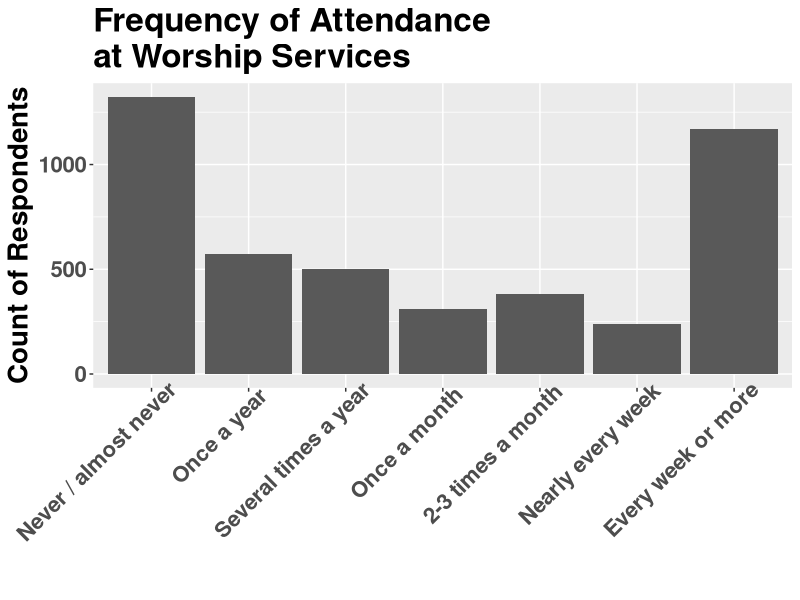

Recreate this plot in R.
library(ggplot2)

religious <- c(1322,571,502,308,380,240,1168)
cats <- c("Never / almost never", "Once a year", "Several times a year", "Once a month", "2-3 times a month", "Nearly every week", "Every week or more")
order <- c(seq(1,length(cats),1))

relservices <- as.data.frame(religious, row.names=cats)
relservices <- cbind(relservices, order)

# barplot(height=relservices[,1], names.arg=rownames(relservices), ylim=c(0,1400))



returnplot <- ggplot(data=relservices, aes(y=relservices$religious, x=reorder(rownames(relservices),order )  )  ) + 
	theme(
			text=element_text(size=20, face="bold", family="sans"),
			axis.title.x = element_text(vjust = -0.5 ),
			axis.text.x = element_text(angle=45, vjust=1, hjust=0.9)
		 ) +
	geom_bar(stat='identity')  +
	labs(title="Frequency of Attendance\nat Worship Services", 
		 y="Count of Respondents", 
		 x=""
		)
	
	
png(filename="religiousattendancebarplot.png", 
	width=5.5, height=6, units="in", pointsize=12, bg="white", res=150, 
	type="quartz"
   )		
returnplot
dev.off()
